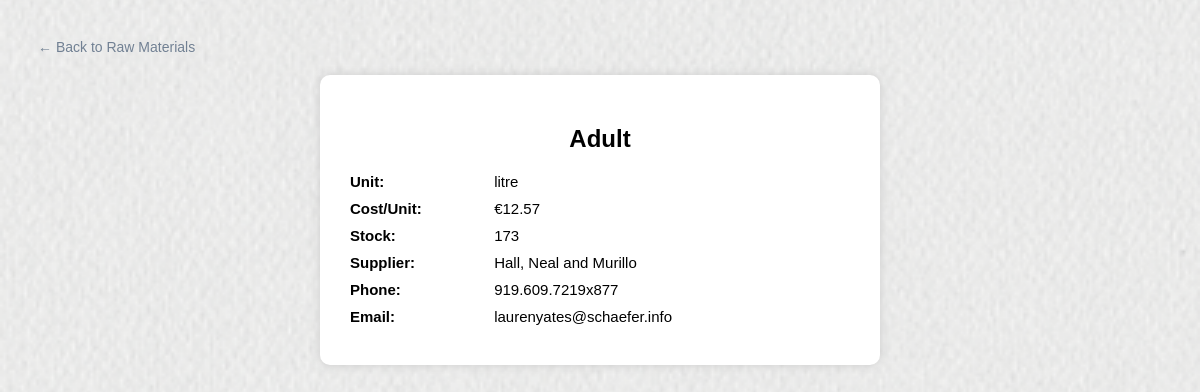
Screenshot of /Factory/factory_raw/raw_details.php?id=3 with the database file from the repository.
### tables this page shows
CREATE TABLE IF NOT EXISTS `rawmaterial` (
  `RawMaterialID` int NOT NULL,
  `Name` varchar(100) DEFAULT NULL,
  `Unit` varchar(20) DEFAULT NULL,
  `CostPerUnit` decimal(10,2) DEFAULT NULL,
  `StockQuantity` int DEFAULT NULL,
  `SupplierID` int DEFAULT NULL,
  PRIMARY KEY (`RawMaterialID`)
);

CREATE TABLE IF NOT EXISTS `supplier` (
  `SupplierID` int NOT NULL,
  `Name` varchar(100) DEFAULT NULL,
  `CompanyName` varchar(100) DEFAULT NULL,
  `Phone` varchar(20) DEFAULT NULL,
  `Email` varchar(100) DEFAULT NULL,
  `Location` varchar(200) DEFAULT NULL,
  PRIMARY KEY (`SupplierID`)
);

### Factory/factory_raw/raw_details.php (the view, shortened to what this page needs)
<?php
require_once '../config.php';
$id = intval($_GET['id']);
$material = mysqli_fetch_assoc(mysqli_query($conn, "
    SELECT r.*, s.CompanyName, s.Email, s.Phone
    FROM rawmaterial r
    LEFT JOIN supplier s ON r.SupplierID = s.SupplierID
    WHERE RawMaterialID = $id
"));
?>
<!DOCTYPE html>
<html>
<head>
</head>
<body>
<a class="btn-back" href="raw_materials.php">← Back to Raw Materials</a>
<div class="details-box">
    <h2><?= htmlspecialchars($material['Name']) ?></h2>
    <div class="detail-row"><strong>Unit:</strong> <?= htmlspecialchars($material['Unit']) ?></div>
    <div class="detail-row"><strong>Cost/Unit:</strong> €<?= $material['CostPerUnit'] ?></div>
    <div class="detail-row"><strong>Stock:</strong> <?= $material['StockQuantity'] ?></div>
    <div class="detail-row"><strong>Supplier:</strong> <?= htmlspecialchars($material['CompanyName'] ?? 'N/A') ?></div>
    <div class="detail-row"><strong>Phone:</strong> <?= htmlspecialchars($material['Phone'] ?? '-') ?></div>
    <div class="detail-row"><strong>Email:</strong> <?= htmlspecialchars($material['Email'] ?? '-') ?></div>
</div>
</body>
</html>

### Factory/factory_raw/raw_details.php (style rules this page uses)
body { background-image: url('../images/fabric_1.png'); background-size: cover; background-position: center; background-repeat: no-repeat; background-attachment: fixed; font-family: Arial; background-color: #f5f6fa; padding: 30px; }
.details-box { max-width: 500px; margin: auto; background-color: white; padding: 30px; border-radius: 10px; box-shadow: 0 0 10px #ccc; }
.detail-row { margin: 10px 0; font-size: 15px; }
.detail-row strong { width: 140px; display: inline-block; }
.btn-back { display: inline-block; margin-bottom: 20px; text-decoration: none; color: #718093; font-size: 14px; }
h2 { text-align: center; }

### rows the page displays
rawmaterial: Name "Adult", Unit "litre", CostPerUnit "12.57", StockQuantity "173", SupplierID.CompanyName "Hall, Neal and Murillo", SupplierID.Phone "919.609.7219x877", SupplierID.Email "laurenyates@schaefer.info"
